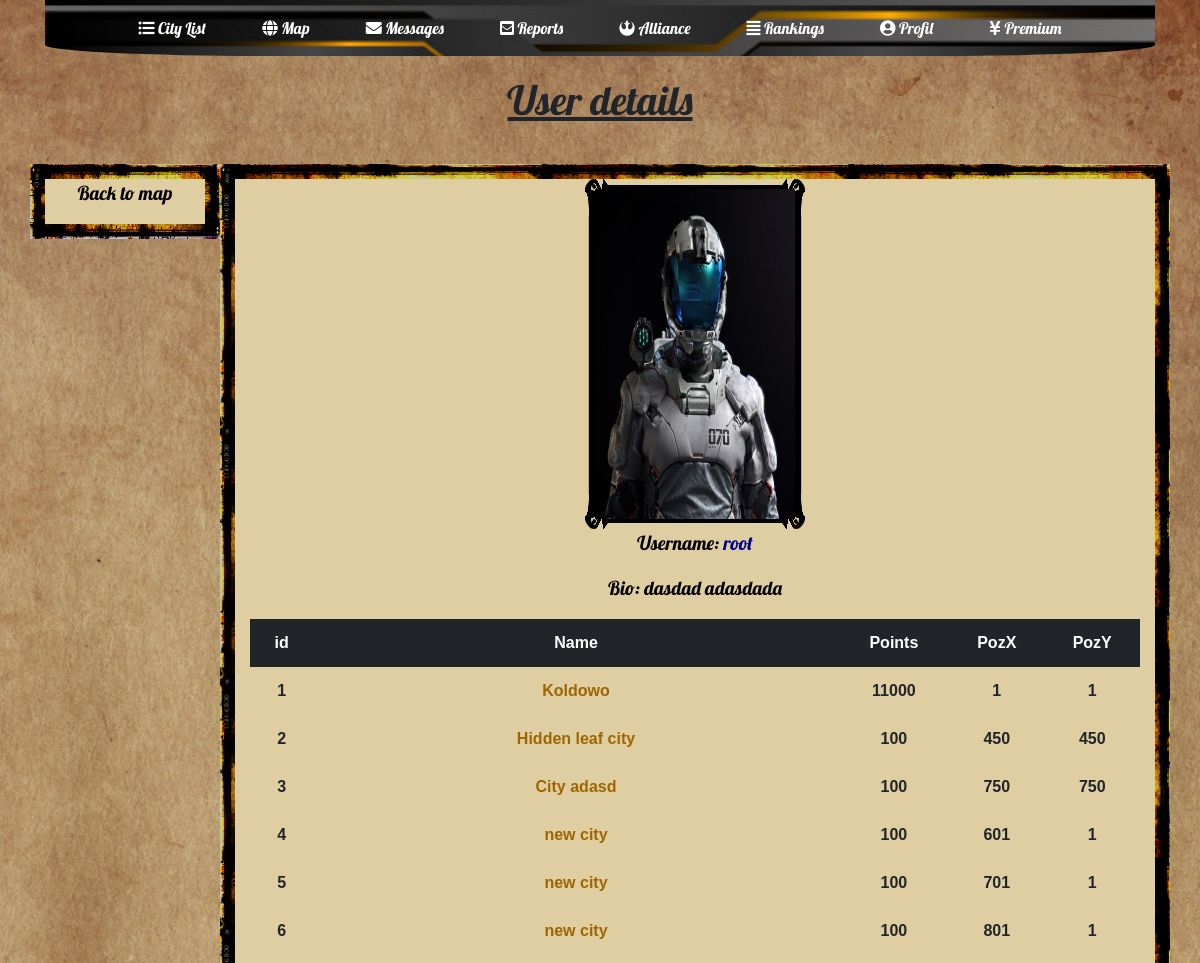
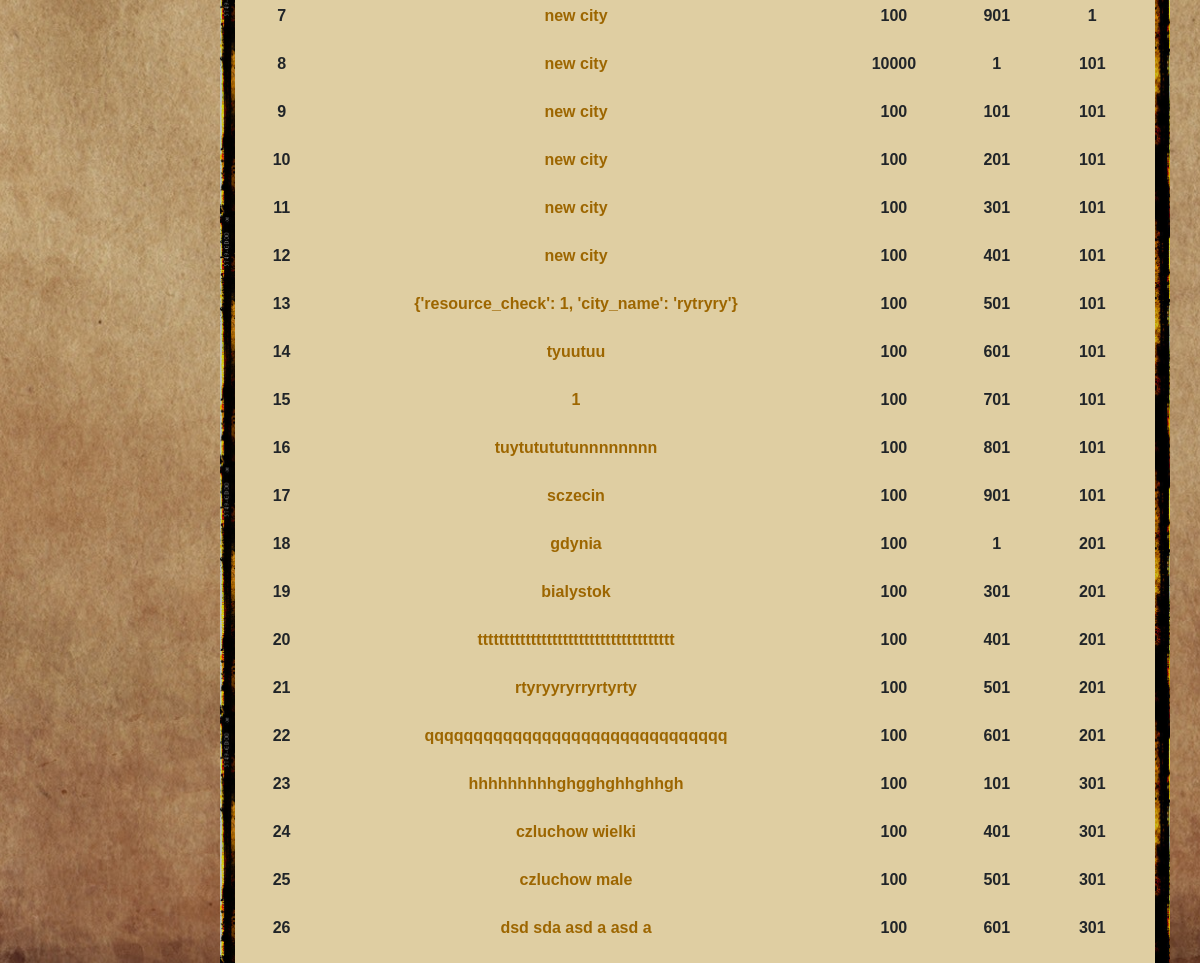
Page /mapa/1/1/ (signed in) on the committed database (2 pictures, top to bottom).
### mainPage/models.py (models this page shows, shortened)
class Profile(models.Model):
    user = models.OneToOneField(User, on_delete=models.CASCADE)
    alliance = models.ForeignKey(alliance.models.Alliance, on_delete=models.CASCADE, blank=True, null=True)
    bio = models.TextField(null=True, blank=True)
    profile_pic = models.FileField(null=True, blank=True)
    is_premium = models.BooleanField(default=False)
    until_premium = models.DateTimeField(blank=True, null=True)

### cityMap/models.py (models this page shows, shortened)
class CityOwned(models.Model):
    city_owner = models.ForeignKey('auth.User', on_delete=models.CASCADE)
    city_name = models.CharField(max_length=100, default="City")
    is_capital = models.BooleanField(default=False)
    pos_x = models.IntegerField(default=1)
    pos_y = models.IntegerField(default=1)
    server = models.ForeignKey(Server, on_delete=models.CASCADE, blank=True, null=True)
    town_hall = models.IntegerField(default=1)
    barracks = models.IntegerField(default=1)
    roads = models.IntegerField(default=1)
    mines = models.IntegerField(default=1)
    power_plant = models.IntegerField(default=1)
    farms = models.IntegerField(default=1)
    housing = models.IntegerField(default=1)
    infantry = models.IntegerField(default=0)
    hinfantry = models.IntegerField(default=0)
    planes = models.IntegerField(default=0)
    ltanks = models.IntegerField(default=0)
    htanks = models.IntegerField(default=0)
    motorized = models.IntegerField(default=0)
    food = models.IntegerField(default=0)
    electricity = models.IntegerField(default=0)
    ore = models.IntegerField(default=0)
    population = models.IntegerField(default=100)
    points = models.IntegerField(default=100)
    research_th1 = models.IntegerField(default=0)
    research_th2 = models.IntegerField(default=0)
    research_m = models.IntegerField(default=0)
    research_f = models.IntegerField(default=0)
    research_pp = models.IntegerField(default=0)
    research_r = models.IntegerField(default=0)
    research_h = models.IntegerField(default=0)
    research_b = models.IntegerField(default=0)

### worldMap/views.py (the view)
# urls.py: path('<int:id_of_city>/<int:id_of_user>/', views.city_owner_detail_info, name='city_owner_detail_info'),
@login_required(login_url=main_page)
def city_owner_detail_info(request, id_of_city, id_of_user):
    user = User.objects.get(id=id_of_user)
    citys = cityMap.models.CityOwned.objects.filter(city_owner=user)
    profil = Profile.objects.get(user=user)
    return render(request, 'userDetailInfo.html', {'user': user, 'profil': profil, 'citys': citys})

### worldMap/templates/userDetailInfo.html (shortened to what this page needs)
<!doctype html>
<html lang="en">
<head>
    {% load static %}
    <link rel="stylesheet" href="https://stackpath.bootstrapcdn.com/bootstrap/4.1.3/css/bootstrap.min.css">
    <link rel="stylesheet" href="{% static 'worldMap/worldMapCss.css' %}">
    <link rel="stylesheet" href="https://use.fontawesome.com/releases/v5.5.0/css/all.css">
</head>
<body>
    <div class="container">
        <nav class="navbar navbar-expand-lg navbar-dark center">
            <div class="custom-center">
                <div class="collapse navbar-collapse" id="navbarNav">
                    <ul class="navbar-nav">
                        <li class="nav-item active">
                            <a class="nav-link" href="../../../miasto/city_list/  "><i class="fas fa-list-ul"></i> City List</a>
                        </li>
                        <li class="nav-item active">
                            <a class="nav-link" href="../../"><i class="fas fa-globe"></i> Map</a>
                        </li>
                        <li class="nav-item active">
                            <a class="nav-link" href="../../../wiadomosci/"><i class="fas fa-envelope"></i> Messages</a>
                        </li>
                        <li class="nav-item active">
                            <a class="nav-link" href="../../../raporty/"><i class="fas fa-envelope-square"></i> Reports</a>
                        </li>
                        <li class="nav-item active">
                            <a class="nav-link" href="../../../sojusz/"><i class="fab fa-rebel"></i> Alliance</a>
                        </li>
                        <li class="nav-item active">
                            <a class="nav-link" href="../../../rankingi/"><i class="fas fa-align-justify"></i> Rankings</a>
                        </li>
                        <li class="nav-item active">
                            <a class="nav-link" href="../../../profil/"><i class="fas fa-user-circle"></i> Profil</a>
                        </li>
                        <li class="nav-item active">
                            <a class="nav-link" href="../../../premium/"><i class="fas fa-yen-sign"></i> Premium</a>
                        </li>
                    </ul>
                </div>
            </div>
        </nav>
    </div>
    <h1 class="text-center" style="font-family: 'Lobster', sans-serif; margin: 20px;"><u>User details</u></h1>
    <div class="container">
        <div class="row">
            <div class="col-lg-2 profilePanel text-center">
                <p class="profileText"><a href="../../">Back to map</a></p>
            </div>
            <div class="col-lg-10 profilePanel text-center">
                {% if not profil.profile_pic %}
                <img height="350" width="220" src="{% static 'alliance/defaultProfilePic.jpg' %} "
                     alt="Profile pic" class="profileImage"/>
                {% else %}
                <img height="350" width="220" src='https://storage.googleapis.com/solwit-pjatk-arc-2018-gr1.appspot.com/{{ profil.profile_pic}}' alt="Profile pic" class="profileImage"/>
                {% endif %}
                <p class="text-center profileLabel"> Username: <span style="color: darkblue">{{ user.username }}</span></p>
                <p class="text-center profileLabel">Bio: {{ profil.bio }}</p>
                <table class="table table-borderless table-hover">
                    <thead class="thead-dark">
                    <th>id</th>
                    <th>Name</th>
                    <th>Points</th>
                    <th>PozX</th>
                    <th>PozY</th>
                    </thead>
                    {% for city in citys %}
                    <tr>
                        <td>{{ forloop.counter }}</td>
                        <td><a href='../../{{ city.id }}'>{{ city.city_name }}</a></td>
                        <td>{{ city.points }}</td>
                        <td>{{ city.pos_x }}</td>
                        <td>{{ city.pos_y }}</td>
                    </tr>
                    {% endfor %}
                </table>
            </div>
        </div>
    </div>
</body>
</html>

### worldMap/static/worldMap/worldMapCss.css (style rules this page uses)
body { background: url('../cityMap/assets/yellowBackground2.png') no-repeat center center fixed; background-size: cover; }
nav { background: url('../cityMap/assets/yellowBackground3.png'); background-size: 100%; border-bottom-left-radius: 20%; border-bottom-right-radius: 20%; font-family: 'Lobster'; }
.custom-center { margin: auto; }
nav li { margin-left: 20px; margin-right: 20px; }
.profilePanel { background-color: rgb(223, 206, 162); border: 15px solid transparent; border-image: url('../cityMap/assets/border8.png') 30 round; height: 100%; margin-top: 20px; }
th, td { border-top: none; font-weight: bold; }
table { font-family: arial, sans-serif; }
.profileLabel { font-family: 'Lobster'; font-size: 1.2em; color: black; }
a, a:hover { color: #9d6600; }
.profileText a { font-family: 'Lobster'; font-size: 1.2em; color: black; }
.profileImage { border: 10px solid transparent; border-image: url('../cityMap/assets/border3.png') 30 round; }

### rows in the picture
Profile: bio "dasdad adasdada"
CityOwned: city_name "Koldowo", points "11000", pos_x "1", pos_y "1"
CityOwned: city_name "Hidden leaf city", points "100", pos_x "450", pos_y "450"
CityOwned: city_name "City adasd", points "100", pos_x "750", pos_y "750"
CityOwned: city_name "new city", points "100", pos_x "601", pos_y "1"
CityOwned: city_name "new city", points "100", pos_x "701", pos_y "1"
CityOwned: city_name "new city", points "100", pos_x "801", pos_y "1"
CityOwned: city_name "new city", points "100", pos_x "901", pos_y "1"
CityOwned: city_name "new city", points "10000", pos_x "1", pos_y "101"
CityOwned: city_name "new city", points "100", pos_x "101", pos_y "101"
CityOwned: city_name "new city", points "100", pos_x "201", pos_y "101"
CityOwned: city_name "new city", points "100", pos_x "301", pos_y "101"
CityOwned: city_name "new city", points "100", pos_x "401", pos_y "101"
CityOwned: city_name "{'resource_check': 1, 'city_name': 'rytryry'}", points "100", pos_x "501", pos_y "101"
CityOwned: city_name "tyuutuu", points "100", pos_x "601", pos_y "101"
CityOwned: city_name "1", points "100", pos_x "701", pos_y "101"
CityOwned: city_name "tuytutututunnnnnnnn", points "100", pos_x "801", pos_y "101"
CityOwned: city_name "sczecin", points "100", pos_x "901", pos_y "101"
CityOwned: city_name "gdynia", points "100", pos_x "1", pos_y "201"
CityOwned: city_name "bialystok", points "100", pos_x "301", pos_y "201"
CityOwned: city_name "ttttttttttttttttttttttttttttttttttttt", points "100", pos_x "401", pos_y "201"
CityOwned: city_name "rtyryyryrryrtyrty", points "100", pos_x "501", pos_y "201"
CityOwned: city_name "qqqqqqqqqqqqqqqqqqqqqqqqqqqqqqq", points "100", pos_x "601", pos_y "201"
CityOwned: city_name "hhhhhhhhhghgghghhghhgh", points "100", pos_x "101", pos_y "301"
CityOwned: city_name "czluchow wielki", points "100", pos_x "401", pos_y "301"
CityOwned: city_name "czluchow male", points "100", pos_x "501", pos_y "301"
CityOwned: city_name "dsd sda asd a asd a", points "100", pos_x "601", pos_y "301"

### other values in the picture
{{ user.username }} "root"
